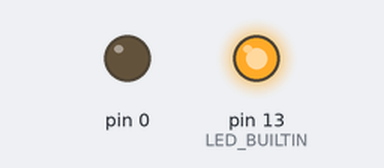
Recording of a sketch running on a simulated Arduino Uno, built with avr-gcc and run on an emulated ATmega328P. Shown: output pins drawn as LEDs (lit = HIGH).

Above: at 0.08 s.
At 3.93 s:
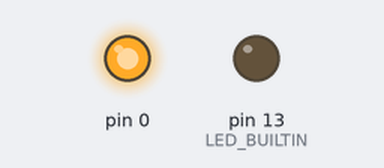
At 7.61 s:
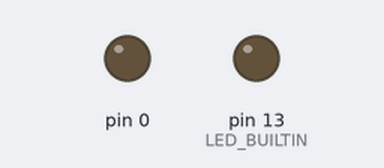
Timing chart, 0 to 7.9 s (numbered marks = the images above):
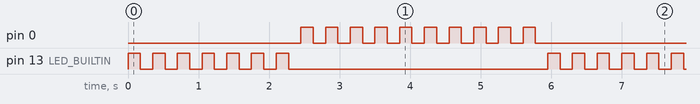

The sketch:

blink_led.ino
```cpp
/*
 * Demonstrate to use a non-blocking function to blink the
 * on-board LED.
 */

void blink(uint8_t pin, uint32_t count) {
  volatile uint32_t index;

  for (; count; --count) {
    digitalWriteFast(pin, !digitalReadFast(pin));
    for (index = 0; index < 80000; ++index) {}
    digitalWriteFast(pin, !digitalReadFast(pin));
    for (index = 0; index < 80000; ++index) {}
  }
  Serial.println();
}

void setup() {
  pinMode(LED_BUILTIN, OUTPUT);
  pinMode(0,           OUTPUT);
}

void loop() {
  blink(LED_BUILTIN,  7);
  blink(0,           10);
}
```

Measured:
- by itself, pin 0: repeats every 6.0 s: 9 × (LOW 0.18 s, HIGH 0.18 s), LOW 2.6 s, HIGH 0.18 s
- by itself, pin 13 (LED_BUILTIN): repeats every 6.0 s: 6 × (LOW 0.18 s, HIGH 0.18 s), LOW 3.7 s, HIGH 0.18 s
- by itself, everything shown: repeats every 6.0 s, in 34 steps
